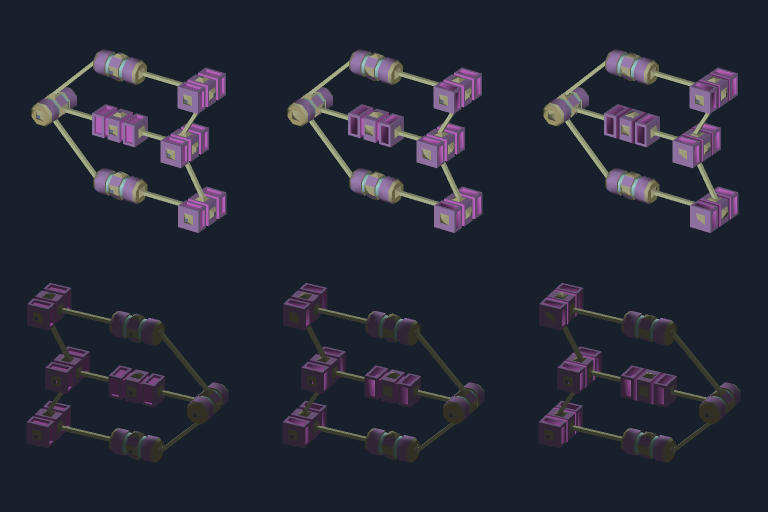
#> input picture bin/generated_station_lods/geometry_comparison.png, 1536 x 1024 px (shown at 1/2 size)
$ python -i li_elite.py   (imports and definitions only)
#> lines starting #> are read from the running program, lines starting #| are printed output that depends on the picture; after the words box and inside, x2 and y2 are one past the last pixel; in counts of white or black regions, pixels touching at a corner belong together
#> further down, picture is the input picture: PIL image 1536x1024 RGBA; mean R, G, B, A 36.8, 41.4, 52.4, 255
"""Offline li_elite Medium geometry experiment. Source and installation stay read-only."""
import argparse
import collections
import hashlib
import heapq
import io
import json
import math
from pathlib import Path
import struct as S
import sys

import numpy as np
from PIL import Image, ImageDraw, ImageFont, ImageFilter

ROOT = Path(__file__).resolve().parents[2]
sys.path.insert(0, str(ROOT/'tools'))
sys.path.insert(0, str(ROOT/'tools/procedural_asteroids'))
from generate_station_lods import Node, read_tree, write_tree, child
from repair_panel_normals import leaves
from refine import crc

GAME = Path('D:/games/FL_MOD')
SOURCE = GAME/'DATA/SHIPS/LIBERTY/LI_ELITE/li_elite.cmp'
MAT = GAME/'DATA/SHIPS/LIBERTY/li_playerships.mat'
OUT = ROOT/'src/obj/procedural_ships/li_elite_medium'


def string(b):
    return b.split(b'\0', 1)[0].decode('latin1')


# [7 lines left out: function walk, not called in this run]


def unit(v):
    return v/np.maximum(np.linalg.norm(v, axis=-1, keepdims=True), 1e-20)


# [129 lines left out: functions decode, extract_part, materials, transforms, inspect, sample, not called in this run]


def recess_map(im):
    # This is an intentionally strong, heuristic interpretation of the existing
    # painted texture, not recovery of artist-authored physical depth.
    im = im.resize((512, 512), Image.Resampling.LANCZOS).convert('L')
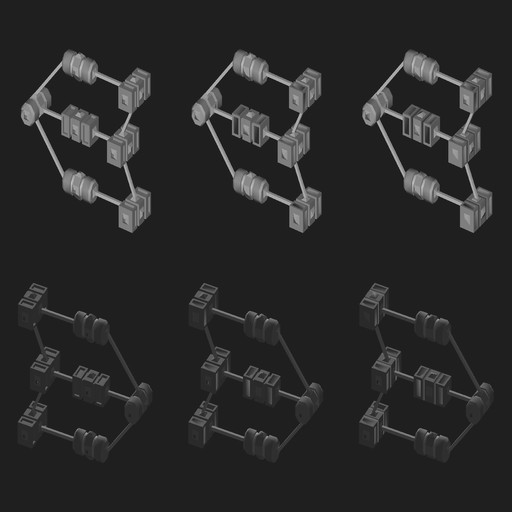
#> im: PIL image 512x512 L; min 16, max 194, mean 41
    small = np.asarray(im.filter(ImageFilter.GaussianBlur(1.5)), float)/255
    broad = np.asarray(im.filter(ImageFilter.GaussianBlur(12)), float)/255
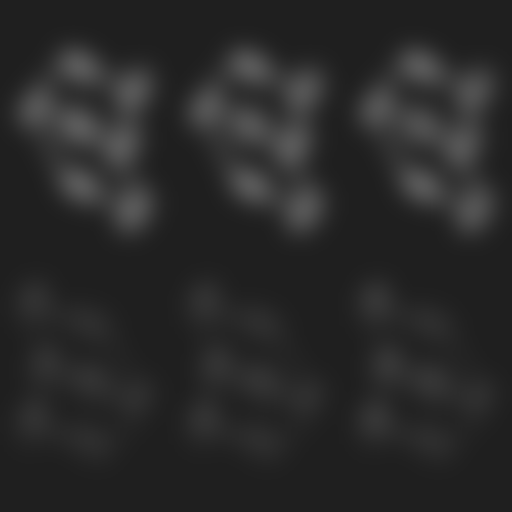
#> broad: shape (512, 512) float64; min 0.122, max 0.353, mean 0.16
    dark = np.clip((np.percentile(small, 75)-small)/max(np.ptp(np.percentile(small, [8,75])), .1), 0, 1)
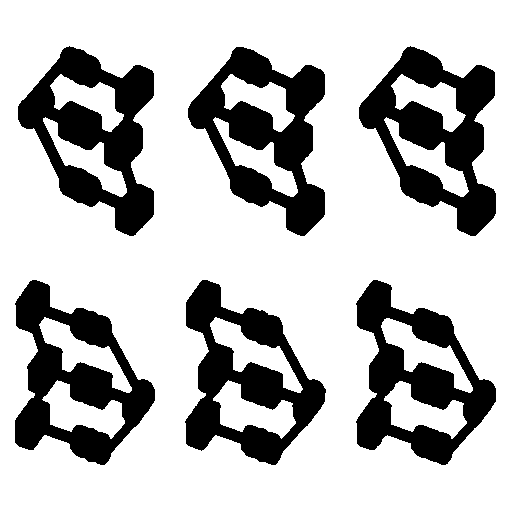
#> dark: shape (512, 512) float64; values 0 (black) and 0.0392 (white), 74.2% white; 6 black regions, box (x1, y1, x2, y2) and area: (18, 46, 154, 236) 11610, (359, 46, 496, 236) 11596, (188, 47, 325, 236) 11584, (356, 280, 496, 465) 10982, (185, 280, 326, 465) 10959, (15, 280, 155, 465) 10958
    valley = np.clip((broad-small-.015)/.14, 0, 1)
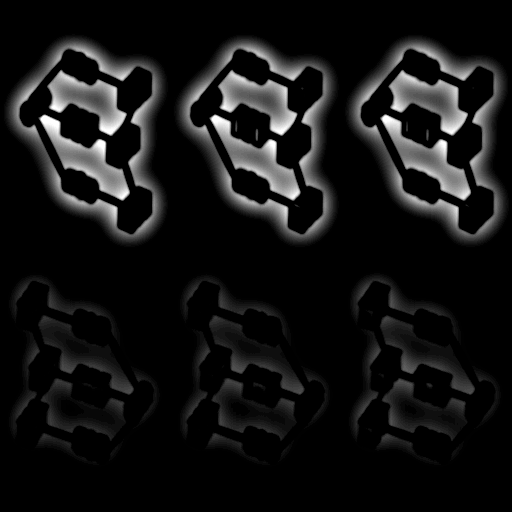
#> valley: shape (512, 512) float64; min 0, max 1, mean 0.0798
    mask = np.clip(.45*dark+.8*valley, 0, 1)
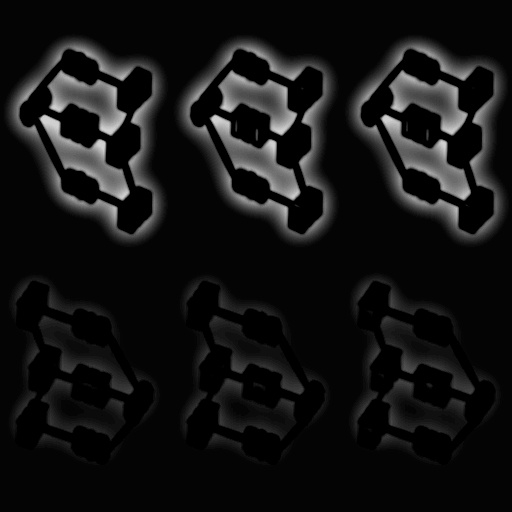
#> mask: shape (512, 512) float64; min 0, max 0.818, mean 0.0769
    # A narrow texture groove must span several vertices to read at a Medium
    # polygon budget. Modest dilation makes the diagnostic relief legible.
    pic = Image.fromarray(np.rint(mask*255).astype('uint8'))
    return np.asarray(pic.filter(ImageFilter.MaxFilter(5)).filter(ImageFilter.GaussianBlur(2)), float)/255
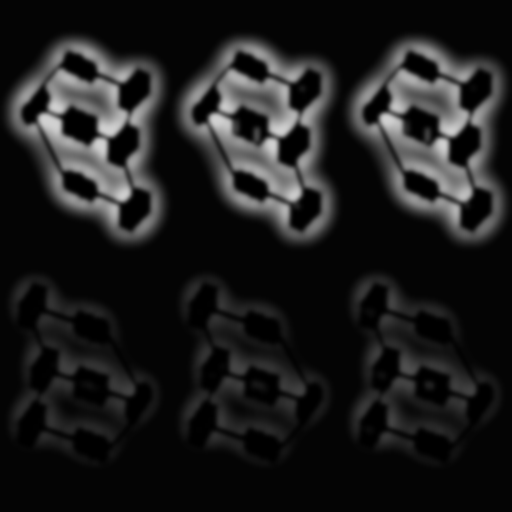
#> returned value: shape (512, 512) float64; min 0, max 0.82, mean 0.113


# [308 lines left out: functions thickness_limits, adaptive_grid, refine_part, pack, make_ref, build, not called in this run]


# [9 lines not run here, left out]

>>> from PIL import Image
>>> picture = Image.open('../../bin/generated_station_lods/geometry_comparison.png')
>>> result = recess_map(picture)
